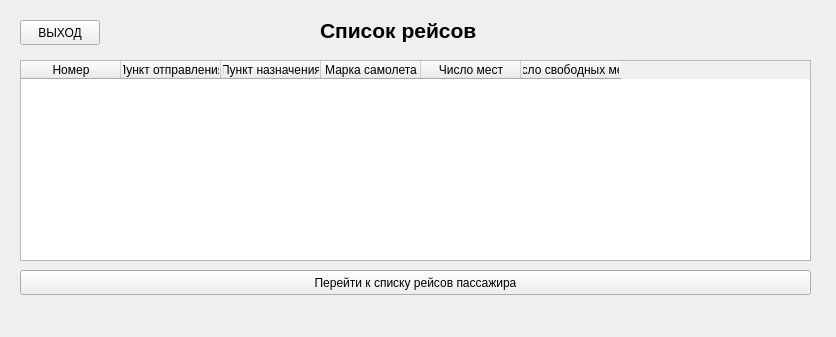
<?xml version="1.0" encoding="UTF-8"?>
<ui version="4.0">
 <class>user_m</class>
 <widget class="QWidget" name="user_m">
  <property name="geometry">
   <rect>
    <x>0</x>
    <y>0</y>
    <width>836</width>
    <height>337</height>
   </rect>
  </property>
  <property name="windowTitle">
   <string>Form</string>
  </property>
  <widget class="QPushButton" name="exits">
   <property name="geometry">
    <rect>
     <x>20</x>
     <y>20</y>
     <width>80</width>
     <height>25</height>
    </rect>
   </property>
   <property name="text">
    <string>ВЫХОД</string>
   </property>
  </widget>
  <widget class="QPushButton" name="pushButton_2">
   <property name="geometry">
    <rect>
     <x>20</x>
     <y>270</y>
     <width>791</width>
     <height>25</height>
    </rect>
   </property>
   <property name="text">
    <string>Перейти к списку рейсов пассажира</string>
   </property>
  </widget>
  <widget class="QTableWidget" name="tableWidget_2">
   <property name="geometry">
    <rect>
     <x>20</x>
     <y>60</y>
     <width>791</width>
     <height>201</height>
    </rect>
   </property>
   <column>
    <property name="text">
     <string>Номер</string>
    </property>
   </column>
   <column>
    <property name="text">
     <string>Пункт отправления</string>
    </property>
   </column>
   <column>
    <property name="text">
     <string>Пункт назначения</string>
    </property>
   </column>
   <column>
    <property name="text">
     <string>Марка самолета</string>
    </property>
   </column>
   <column>
    <property name="text">
     <string>Число мест</string>
    </property>
   </column>
   <column>
    <property name="text">
     <string>Число свободных мест</string>
    </property>
   </column>
  </widget>
  <widget class="QLabel" name="label">
   <property name="geometry">
    <rect>
     <x>320</x>
     <y>10</y>
     <width>391</width>
     <height>41</height>
    </rect>
   </property>
   <property name="font">
    <font>
     <pointsize>16</pointsize>
     <weight>75</weight>
     <bold>true</bold>
    </font>
   </property>
   <property name="text">
    <string>Список рейсов</string>
   </property>
  </widget>
 </widget>
 <resources/>
 <connections/>
</ui>
